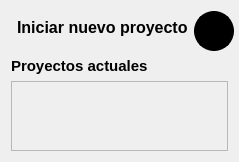
            <widget class="QWidget" name="inicioPage">
             <property name="styleSheet">
              <string notr="true">QPushButton#nuevoProyectoButton {
color: rgb(0, 0, 0);
border: 2px solid;
border-radius: 20px;
border-style: outset;
background-color: rgb(0, 0, 0);
padding: 5px;}

QPushButton#nuevoProyectoButton::hover {
	background-color: rgba(0,0,0,.7);
	border: none;
}

QPushButto#nuevoProyectoButtonn::focus {
	background-color: #F2784B;
	border: none;
}
</string>
             </property>
             <layout class="QVBoxLayout" name="verticalLayout_19">
              <item>
               <layout class="QFormLayout" name="formLayout_6">
                <property name="labelAlignment">
                 <set>Qt::AlignRight|Qt::AlignTrailing|Qt::AlignVCenter</set>
                </property>
                <property name="formAlignment">
                 <set>Qt::AlignRight|Qt::AlignTop|Qt::AlignTrailing</set>
                </property>
                <item row="0" column="0">
                 <widget class="QLabel" name="label_2">
                  <property name="font">
                   <font>
                    <pointsize>12</pointsize>
                    <weight>75</weight>
                    <bold>true</bold>
                   </font>
                  </property>
                  <property name="text">
                   <string>Iniciar nuevo proyecto</string>
                  </property>
                 </widget>
                </item>
                <item row="0" column="1">
                 <widget class="QPushButton" name="nuevoProyectoButton">
                  <property name="minimumSize">
                   <size>
                    <width>40</width>
                    <height>40</height>
                   </size>
                  </property>
                  <property name="maximumSize">
                   <size>
                    <width>40</width>
                    <height>40</height>
                   </size>
                  </property>
                  <property name="styleSheet">
                   <string notr="true"/>
                  </property>
                  <property name="text">
                   <string/>
                  </property>
                  <property name="icon">
                   <iconset>
                    <normaloff>imgs/icons/plus-sign.svg</normaloff>imgs/icons/plus-sign.svg</iconset>
                  </property>
                  <property name="iconSize">
                   <size>
                    <width>20</width>
                    <height>20</height>
                   </size>
                  </property>
                 </widget>
                </item>
               </layout>
              </item>
              <item>
               <widget class="QLabel" name="proyectos_actuales_label">
                <property name="font">
                 <font>
                  <pointsize>11</pointsize>
                  <weight>75</weight>
                  <bold>true</bold>
                 </font>
                </property>
                <property name="text">
                 <string>Proyectos actuales</string>
                </property>
               </widget>
              </item>
              <item>
               <widget class="QScrollArea" name="scrollArea_7">
                <property name="styleSheet">
                 <string notr="true">QPushButton {
background-color: rgba(0, 0, 0, .7);
color: rgba(251,251,251,1);
border-radius:5px;
}

QPushButton::hover {
background-color: rgba(242,120,75,1);
color: rgba(0,0,0,.5);
border: none;
}

QPushButton::focus {
background-color: rgba(242,120,75,1);
border: none;
}

QLabel {
	border-top: 1px dotted;
}</string>
                </property>
                <property name="widgetResizable">
                 <bool>true</bool>
                </property>
                <widget class="QWidget" name="scrollAreaWidgetContents_2">
                 <property name="geometry">
                  <rect>
                   <x>0</x>
                   <y>0</y>
                   <width>65</width>
                   <height>18</height>
                  </rect>
                 </property>
                 <layout class="QVBoxLayout" name="verticalLayout_20"/>
                </widget>
               </widget>
              </item>
             </layout>
            </widget>
